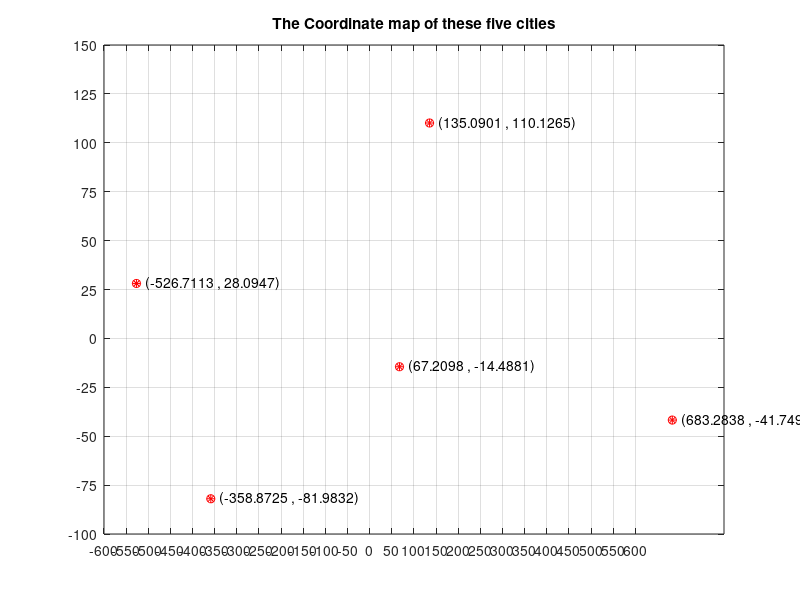

MATLAB code for this plot:
function Y_full = MDS_Matlab
D = [
    0   569  667  530  141  ;
    569 0    1212 1043 617  ;
    667 1212 0    201  596; ;
    530 1043 201  0    431  ; 
    141 617  596  431  0     ];  %This is the Eucildean distance matrix of these five cities
fprintf('*************************************************************\n');
fprintf(' Load Initial_data    \n the Euclidean distance matrix D is')
D
fprintf('Program paused. Press enter to continue.\n');
fprintf('*************************************************************\n');
pause;
%--------------------------------------------------------------------------
D2 = D.*D;
fprintf(' the  matrix  D2  is')
D2
fprintf('Program paused. Press enter to continue.\n');
fprintf('*************************************************************\n');
pause;
%--------------------------------------------------------------------------
M = 2;          % Two dimensions
len = size(D2, 1);
J = eye(len) - 1 / len * ones(len);
B = -1/2 * J * D2 * J;
fprintf(' The  matrix  J and B  is')
J
B
fprintf('Program paused. Press enter to continue.\n');
fprintf('*************************************************************\n');
pause;
%--------------------------------------------------------------------------
[eigvec,eigval] = eig(B);
fprintf(' The  Eigenvector and Eigenvalue of B is\n')
EigenVector=eigvec
EigenValue=eigval
fprintf('Program paused. Press enter to continue.\n');
fprintf('*************************************************************\n');
pause;
%--------------------------------------------------------------------------
[eigval, order] = sort(max(eigval)','descend');
eigvec = eigvec(order,:);
eigvec = eigvec(:,1:M); 
eigval = eigval(1:M);
fprintf(' the M number of largest Eigenvalue and it Eigenvector is')
EigenVector=eigvec
EigenValue=eigval'
fprintf('Program paused. Press enter to continue.\n');
fprintf('*************************************************************\n');
pause;
%--------------------------------------------------------------------------
fprintf('The Coordinate map of these five cities\n')
temp1=[eigval(1),0;0,eigval(2)];
temp1=(temp1).^(1/2);
temp=eigvec*temp1;
x0=temp(:,1);
y0=temp(:,2);
c1=x0;
c2=y0;
figure,plot(x0,y0,'r*');
hold on 
plot(c1,c2,'ro');
set(gca,'ytick',[-100:25:150])
set(gca,'xtick',[-800:50:600])
grid on


Y_full = zeros(5,2);
for ii=1:length(x0)
        text(x0(ii)+0.2,y0(ii)+0.2,['   (',num2str(x0(ii)),' , ',num2str(y0(ii)),')']);
        Y_full(ii,1)=x0(ii);
        Y_full(ii,2)=y0(ii);
end
Y_full
title('The Coordinate map of these five cities')
fprintf('Program paused. Press enter to continue.\n');
fprintf('*************************************************************\n');
pause;
%--------------------------------------------------------------------------

A=[eigval(1),0;0,eigval(2)];
X = eigvec*sqrt(A);
recompute_matrix = D;
for i = 1:len
    for j = 1:len
        recompute_matrix(i, j) = norm(X(i, :) - X(j, :));
    end
end
fprintf(' the Re-compute distance matrix is')
recompute_matrix
fprintf('Program paused. Press enter to continue.\n');
fprintf('*************************************************************\n');
pause;